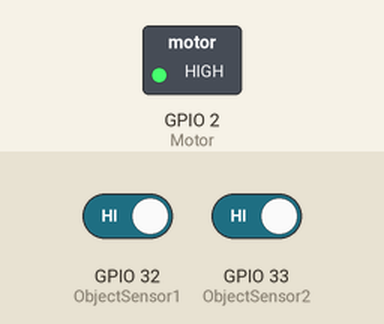
A sketch run on a simulated ESP32. On the bench: switched loads named in the sketch (green lamp = pin HIGH). The test bench sets the inputs (shaded band); at power-on: GPIO 32 (ObjectSensor1) HIGH, GPIO 33 (ObjectSensor2) HIGH. What the sketch prints to the serial monitor is not drawn.

Above: at 1.2 s.
1.3 s: GPIO 32 (ObjectSensor1) driven LOW
4.3 s: GPIO 33 (ObjectSensor2) driven LOW
At 7.1 s:
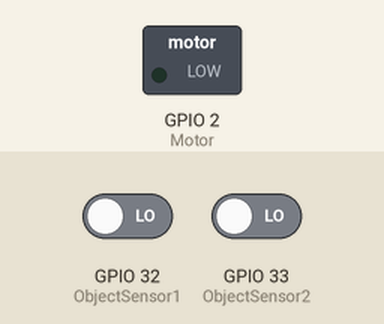
7.3 s: GPIO 32 (ObjectSensor1) driven HIGH
10.3 s: GPIO 33 (ObjectSensor2) driven HIGH
At 10.6 s:
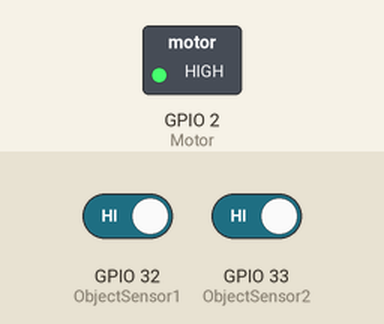
Timing chart, 0 to 12.8 s (numbered marks = the images above; inputs shaded):
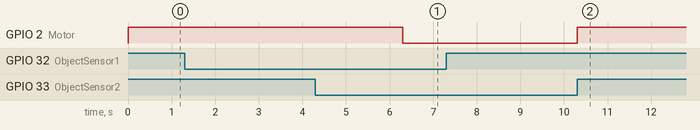

Measured:
- after the input at 4.3 s, GPIO 2 (Motor): HIGH → LOW after 2.0 s
- after the input at 10.3 s, GPIO 2 (Motor): LOW → HIGH at once

The sketch:

loader_basic.ino
```cpp
/*Input Output pin declaration*/
const int ObjectSensor1 = 32;
const int ObjectSensor2 = 33;
const int Motor = 2;

/*assigning flags and timers*/
unsigned long ObjectSensor1Timer1 = 0;
bool ObjectSensor1Flag1 = false;
bool ObjectSensor1Flag2 = false;


unsigned long ObjectSensor2Timer1 = 0;
bool ObjectSensor2Flag1 = false;
bool ObjectSensor2Flag2 = false;

bool ObjectSensor1ErrorOccuredFlag = false;
bool ObjectSensor2ErrorOccuredFlag = false;

void setup()
{
Serial.begin(115200);
pinMode(ObjectSensor1, INPUT_PULLUP);
pinMode(ObjectSensor2, INPUT_PULLUP);
pinMode(Motor,OUTPUT);
}

void loop()
{
if (digitalRead(ObjectSensor1) == false and ObjectSensor1Flag1 == false)
  {
    ObjectSensor1Timer1 = millis();
    ObjectSensor1Flag2 = true;
    ObjectSensor1Flag1 = true;
    //Serial.println("inside 1st true flag");
  }

if (digitalRead(ObjectSensor1) == true )
  {
    ObjectSensor1Flag1 = false;
    ObjectSensor1Flag2 = false;
    ObjectSensor1ErrorOccuredFlag = false;
  }
if ((millis() - ObjectSensor1Timer1 > (2000) and ObjectSensor1Flag2 == true) )
  {
    ObjectSensor1ErrorOccuredFlag = true;
    Serial.println("Object 1 sensor error occured");
  }


if (digitalRead(ObjectSensor2) == false and ObjectSensor2Flag1 == false)
  {
    ObjectSensor2Timer1 = millis();
    ObjectSensor2Flag2 = true;
    ObjectSensor2Flag1 = true;
    //Serial.println("inside 2nd true flag");
  }
if (digitalRead(ObjectSensor2) == true )
  {
    ObjectSensor2Flag1 = false;
    ObjectSensor2Flag2 = false;
    ObjectSensor2ErrorOccuredFlag = false;
  }
if ((millis() - ObjectSensor2Timer1 > (2000) and ObjectSensor2Flag2 == true) )
  {
    ObjectSensor2ErrorOccuredFlag = true;
    Serial.println("Object 2 sensor error occured");
  }


if ((ObjectSensor1ErrorOccuredFlag == true) and (ObjectSensor2ErrorOccuredFlag == true))
{
  digitalWrite(Motor,LOW);
 Serial.println("motor off");
}
if ((ObjectSensor1ErrorOccuredFlag == false) and (ObjectSensor2ErrorOccuredFlag == false))
{
  digitalWrite(Motor,HIGH);
  Serial.println("motor on");
}


}
```
